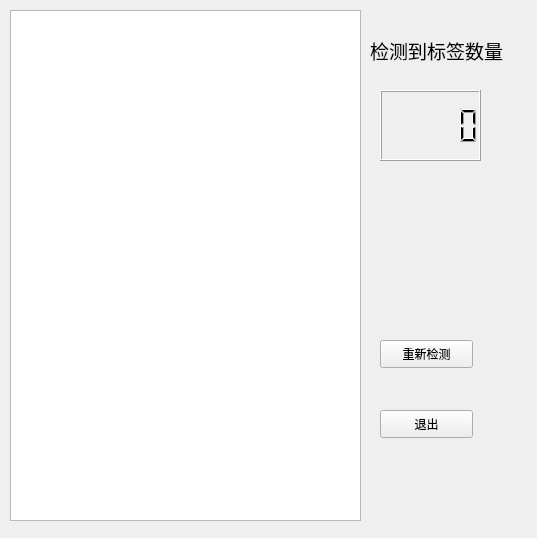
<?xml version="1.0" encoding="UTF-8"?>
<ui version="4.0">
 <class>Form</class>
 <widget class="QWidget" name="Form">
  <property name="geometry">
   <rect>
    <x>0</x>
    <y>0</y>
    <width>537</width>
    <height>538</height>
   </rect>
  </property>
  <property name="windowTitle">
   <string>Form</string>
  </property>
  <widget class="QListWidget" name="listWidget">
   <property name="geometry">
    <rect>
     <x>10</x>
     <y>10</y>
     <width>351</width>
     <height>511</height>
    </rect>
   </property>
  </widget>
  <widget class="QLCDNumber" name="lcdNumber">
   <property name="geometry">
    <rect>
     <x>380</x>
     <y>90</y>
     <width>101</width>
     <height>71</height>
    </rect>
   </property>
  </widget>
  <widget class="QLabel" name="label">
   <property name="geometry">
    <rect>
     <x>370</x>
     <y>10</y>
     <width>161</width>
     <height>81</height>
    </rect>
   </property>
   <property name="font">
    <font>
     <family>Agency FB</family>
     <pointsize>14</pointsize>
    </font>
   </property>
   <property name="text">
    <string>检测到标签数量</string>
   </property>
  </widget>
  <widget class="QPushButton" name="ResetButton">
   <property name="geometry">
    <rect>
     <x>380</x>
     <y>340</y>
     <width>93</width>
     <height>28</height>
    </rect>
   </property>
   <property name="text">
    <string>重新检测</string>
   </property>
  </widget>
  <widget class="QPushButton" name="CloseButton">
   <property name="geometry">
    <rect>
     <x>380</x>
     <y>410</y>
     <width>93</width>
     <height>28</height>
    </rect>
   </property>
   <property name="text">
    <string>退出</string>
   </property>
  </widget>
 </widget>
 <resources/>
 <connections/>
</ui>
